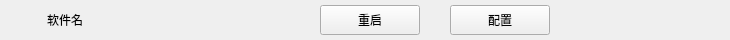
<?xml version="1.0" encoding="UTF-8"?>
<ui version="4.0">
 <class>HomePageSoftItem</class>
 <widget class="QWidget" name="HomePageSoftItem">
  <property name="geometry">
   <rect>
    <x>0</x>
    <y>0</y>
    <width>730</width>
    <height>40</height>
   </rect>
  </property>
  <property name="windowTitle">
   <string>Form</string>
  </property>
  <widget class="QWidget" name="widget" native="true">
   <property name="geometry">
    <rect>
     <x>0</x>
     <y>0</y>
     <width>730</width>
     <height>40</height>
    </rect>
   </property>
   <widget class="QLabel" name="softWareName">
    <property name="geometry">
     <rect>
      <x>0</x>
      <y>5</y>
      <width>130</width>
      <height>30</height>
     </rect>
    </property>
    <property name="text">
     <string>软件名</string>
    </property>
    <property name="alignment">
     <set>Qt::AlignCenter</set>
    </property>
   </widget>
   <widget class="QPushButton" name="restartBtn">
    <property name="geometry">
     <rect>
      <x>320</x>
      <y>5</y>
      <width>100</width>
      <height>30</height>
     </rect>
    </property>
    <property name="text">
     <string>重启</string>
    </property>
   </widget>
   <widget class="QPushButton" name="setConfigBtn">
    <property name="geometry">
     <rect>
      <x>450</x>
      <y>5</y>
      <width>100</width>
      <height>30</height>
     </rect>
    </property>
    <property name="text">
     <string>配置</string>
    </property>
   </widget>
   <widget class="Dtk::Widget::DSwitchButton" name="Dtk::Widget::DSwitchButton_2">
    <property name="geometry">
     <rect>
      <x>200</x>
      <y>5</y>
      <width>60</width>
      <height>30</height>
     </rect>
    </property>
   </widget>
  </widget>
 </widget>
 <customwidgets>
  <customwidget>
   <class>Dtk::Widget::DSwitchButton</class>
   <extends>QWidget</extends>
   <header>DSwitchButton</header>
  </customwidget>
 </customwidgets>
 <resources/>
 <connections/>
</ui>
